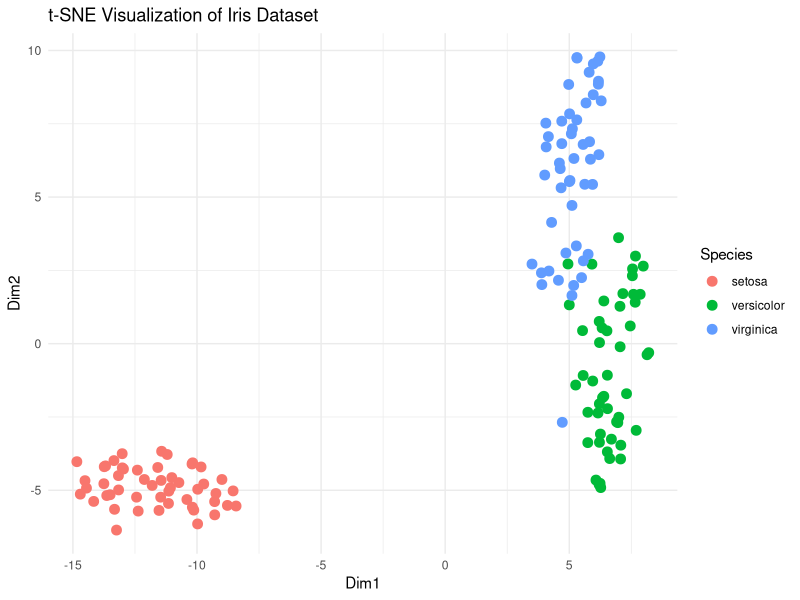

Here is the R script that generated this plot:

# options:
#-hangi degiskenin c??kt?? oldugu
#- max_iter
# 


 
library(Rtsne)
library(ggplot2)

# ??rnek olarak iris veri setini kullan??yoruz
data(iris)
data_numeric <- iris[, 1:4]

# Tekrarlayan g??zlemleri kald??r??n
data_numeric_unique <- unique(data_numeric)

# t-SNE algoritmas??n?? ??al????t??r??n
set.seed(42)
tsne_model <- Rtsne(data_numeric_unique, dims = 2, initial_dims = 50, perplexity = 30, verbose = TRUE, max_iter = 500)

# t-SNE sonu??lar??n?? data frame'e d??n????t??r??n
tsne_data <- data.frame(tsne_model$Y)
colnames(tsne_data) <- c("Dim1", "Dim2")
tsne_data$Species <- iris$Species[!duplicated(data_numeric)]  # Tekrarlanmayan g??zlemlerle t??rleri e??le??tirin

# Sonu??lar?? g??rselle??tirme
ggplot(tsne_data, aes(x = Dim1, y = Dim2, color = Species)) +
  geom_point(size = 3) +
  theme_minimal() +
  labs(title = "t-SNE Visualization of Iris Dataset")
